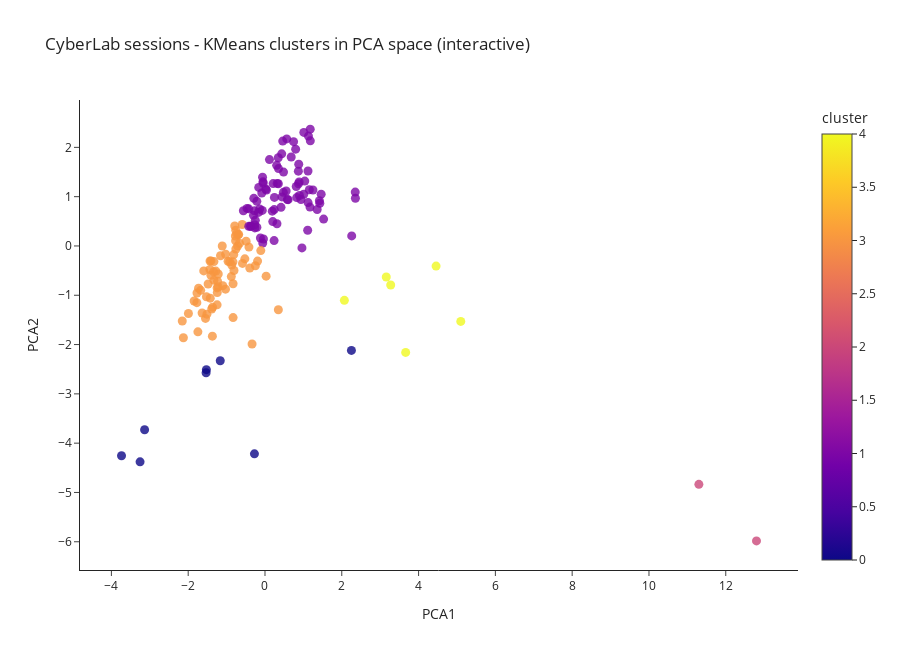

Notebook source saved alongside this figure:
### Code cell
# Interactive PCA for 2D visualisation

import plotly.express as px

pca = PCA(n_components=2, random_state=5)
X_pca = pca.fit_transform(X_scaled)

df_clust["PCA1"] = X_pca[:, 0]
df_clust["PCA2"] = X_pca[:, 1]

print("Explained variance ratio:", pca.explained_variance_ratio_)

# Hoverable columns
hover_cols = [
    "sample",
    "sandbox_id",
    "cluster",
    "mean_ts",
    "mean_dt",
    "median_ts",
    "median_dt",
    "n_pairs",
    "prop_fast_ts",
    "prop_long_dt",
    "median_len",
]

# Keep cols that exist
hover_cols = [c for c in hover_cols if c in df_clust.columns]

fig = px.scatter(
    df_clust,
    x="PCA1",
    y="PCA2",
    color="cluster",
    hover_data=hover_cols,
    title="CyberLab sessions - KMeans clusters in PCA space (interactive)",
    width=900,
    height=650,
)

fig.update_traces(marker=dict(size=9, opacity=0.8))
fig.update_layout(
    template="simple_white",
    legend_title_text="cluster",
)

fig.show()

# Optional: save interactive plot to HTML for sharing
fig.write_html("output/cyberlab_clusters_pca_interactive.html", include_plotlyjs="cdn")

### Figure 1 — Plotly figure (JSON) as saved in the notebook; plotly's stock layout.template omitted (floating-point values rounded to 4 significant figures; data arrays with more than 128 entries replaced by an {"elided": "..."} marker saying what was removed)
{"data": [{"customdata": {"elided": "167x11 mixed values"}, "hovertemplate": "PCA1=%{x}<br>PCA2=%{y}<br>sample=%{customdata[0]}<br>sandbox_id=%{customdata[1]}<br>cluster=%{marker.color}<br>mean_ts=%{customdata[3]}<br>mean_dt=%{customdata[4]}<br>median_ts=%{customdata[5]}<br>median_dt=%{customdata[6]}<br>n_pairs=%{customdata[7]}<br>prop_fast_ts=%{customdata[8]}<br>prop_long_dt=%{customdata[9]}<br>median_len=%{customdata[10]}<extra></extra>", "legendgroup": "", "marker": {"color": {"elided": "167 int values"}, "coloraxis": "coloraxis", "symbol": "circle", "opacity": 0.8, "size": 9}, "mode": "markers", "name": "", "orientation": "v", "showlegend": false, "x": {"elided": "167 float values"}, "xaxis": "x", "y": {"elided": "167 float values"}, "yaxis": "y", "type": "scatter"}], "layout": {"xaxis": {"anchor": "y", "domain": [0.0, 1.0], "title": {"text": "PCA1"}}, "yaxis": {"anchor": "x", "domain": [0.0, 1.0], "title": {"text": "PCA2"}}, "coloraxis": {"colorbar": {"title": {"text": "cluster"}}, "colorscale": [[0.0, "#0d0887"], [0.1111, "#46039f"], [0.2222, "#7201a8"], [0.3333, "#9c179e"], [0.4444, "#bd3786"], [0.5556, "#d8576b"], [0.6667, "#ed7953"], [0.7778, "#fb9f3a"], [0.8889, "#fdca26"], [1.0, "#f0f921"]]}, "legend": {"tracegroupgap": 0, "title": {"text": "cluster"}}, "title": {"text": "CyberLab sessions - KMeans clusters in PCA space (interactive)"}, "height": 650, "width": 900}}
